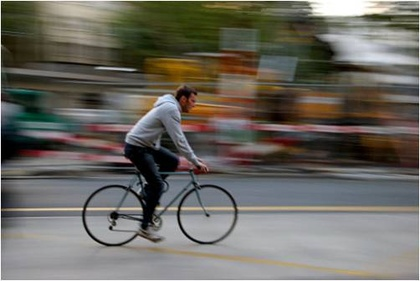
%> input picture TestImages/1.jpg, 420 x 281 px, shrunk from 502 x 336 before the run
$ octave --eval "result = MotionBlur(imread('TestImages/1.jpg'));"   (GNU Octave 9; MATLAB toolbox functions it lacks are replaced by stand-ins)
%> lines starting %> are read from the running program, lines starting %| are printed output that depends on the picture; in (x1, y1, x2, y2) boxes, pixels count from 0 and x2, y2 are one past the last pixel; in counts of white or black regions, pixels touching at a corner belong together; the program's own positions count from 1
function [D]=MotionBlur(I)
%% Load image, convert to gray scale and show
%tic;

I=imread('./TestImages/motion.jpg');
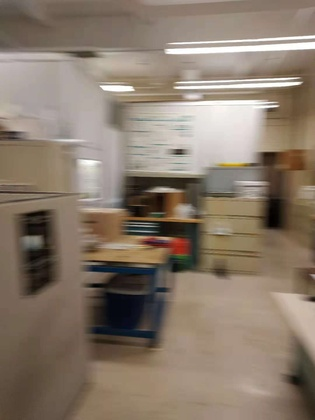
%> input picture TestImages/motion.jpg, 315 x 420 px, shrunk from 1080 x 1440 before the run
%> I is the input picture: size 420x315x3 uint8; mean R, G, B 136.7, 122, 107.3
figure(1);
imshow(I);
title('Original Image')

% [6 lines of commented-out code are left out]
   gs=rgb2gray(I);
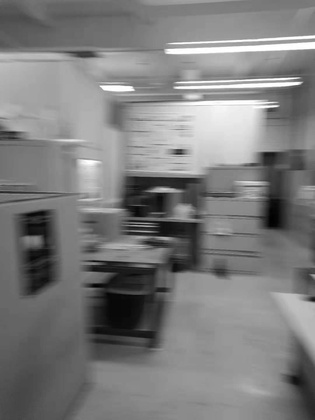
%> gs: size 420x315 uint8; min 1, max 255, mean 124.7
% % else
% %     gs=I;
% % end

gs=im2double(gs);
%> gs: size 420x315 double
figure(2);
imshow(gs);
title('Gray Scale Image');

%% Check if image is blurred (any kind of blur)

%% Create edge map

E1=edge(gs, 'sobel', 0.07); % trashold to test
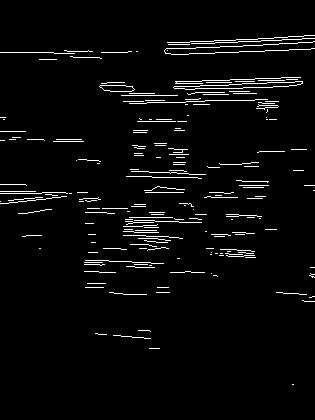
%> E1: size 420x315 logical; 3.5% white in thin lines or dots, all inside (x1, y1, x2, y2) = (0, 35, 315, 385)
E2=edge(gs, 'canny',0.07); % trashold to test
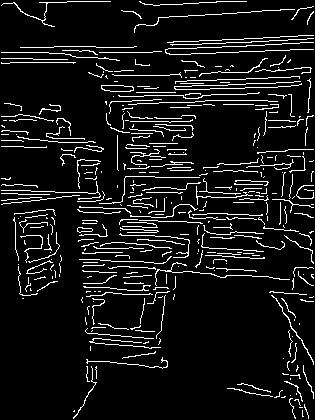
%> E2: size 420x315 logical; 8.6% white in thin lines or dots
E=E1&E2;
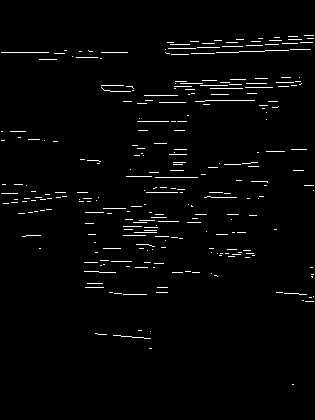
%> E: size 420x315 logical; 2.1% white in thin lines or dots, all inside (x1, y1, x2, y2) = (1, 35, 314, 385)
figure(3);
imshow(E);
title('Edge Map');

%% Find direction matrix
[Ex,Ey]=size(E);
%> Ex = 420; Ey = 315
xParts=6;
yParts=6;
D=zeros(xParts,yParts);
partSizeX=floor(Ex/xParts);
%> partSizeX = 70
partSizeY=floor(Ey/yParts);
%> partSizeY = 52
xRange=partSizeX;
%> xRange = 70
yRange=partSizeY;
%> yRange = 52

for x=1:xParts
    for y=1:yParts
        if x-1*partSizeX+partSizeX>Ex
            xRange=Ex-x-1*partSizeX;
        end
        if y-1*partSizeY+partSizeY>Ey
            yRange=Ey-y-1*partSizeY;
        end
       % EdgePart=Edges((x-1)*partSizeX+1:(x-1)*partSizeX+xRange,(y-1)*partSizeY+1:(y-1)*partSizeY+yRange);
        %if isBlur(EdgePart)<5
            D(x,y)=...
                direction(E((x-1)*partSizeX+1:(x-1)*partSizeX+xRange,(y-1)*partSizeY+1:(y-1)*partSizeY+yRange));
        %else
         %   D(x,y)=-1;
        %end;
    end
end
%> after the loop, D = [179 179 179 1 2 0; 179 -1 176 0 179 2; 5 179 179 179 178 3; 7 176 176 178 176 -1; -1 179 174 179 -1 175; -1 -1 -1 -1 -1 -1]

% [4 lines of commented-out code are left out]

%% Show Results

figure(4);
imshow(gs);
axis on;
hold on;
[rows, cols]=size(gs);
%> rows = 420; cols = 315
nrows=rows/xParts;
%> nrows = 70
ncols=cols/yParts;
%> ncols = 52.5
y=1:cols;
%> y = 315 values from 1 to 315
z=1:rows;
%> z = 420 values from 1 to 420
o=ones(1,cols);
o2=ones(rows,1);
hold on;
for k=1:xParts
    plot(y,k*nrows*o,'-m');
    plot(k*ncols*o2,z,'-m');
end
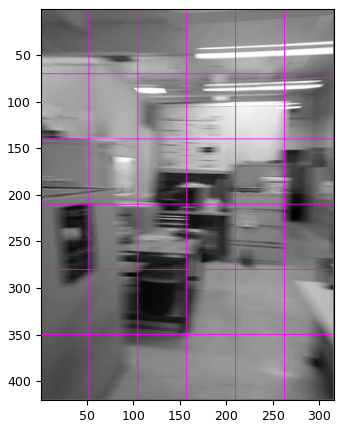
%> figure redrawn from the program's plot data
hold on;

centerX=zeros(xParts*yParts);
centerY=zeros(xParts*yParts);
qx=zeros(xParts*yParts);
qy=zeros(xParts*yParts);
g=1;
for i=1:xParts
    for j=1:yParts
        if D(i,j)~=-1
            centerX(g)= floor(i*rows/xParts-rows/(xParts*2));
            centerY(g)= floor(j*cols/xParts-cols/(xParts*2));
            qx(g)=cos(degtorad(180-D(i,j)));
            qy(g)=sin(degtorad(180-D(i,j)));
        end
            g=g+1;
    end
end
quiver(centerY,centerX,qx,qy,0.03*partSizeX,'color',[1 0 0]);
hold on;

%toc

end
%> (the run ends here)
